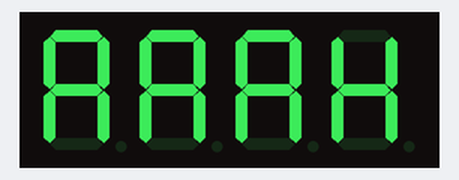
Bench run of a program on a simulated Arduino Uno, built with avr-gcc and run on an emulated ATmega328P. Shown: 4-digit seven-segment display. Wiring (inferred from the names in the program): 4-digit 7-segment display, segments lit when HIGH: segments pin 5, pin 6, pin 7, pin 8, pin 9, pin 10, pin 11, pin 12; digit selects pin 1, pin 2, pin 3, pin 4. The segment pins are drawn as the display they are named for.

Above: at 0.57 s.
At 4.86 s:
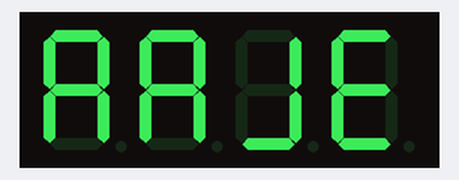
At 10.08 s:
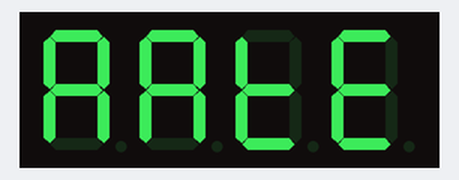
At 20.0 s:
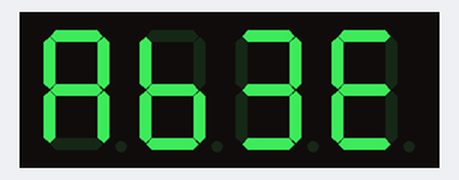
At 29.4 s:
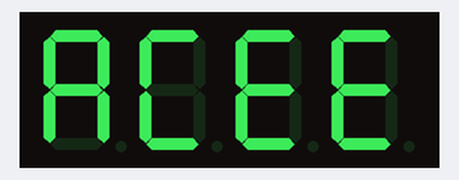
At 39.32 s:
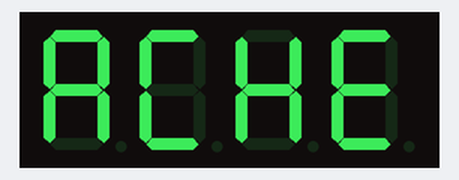

The program:

main.cpp
```cpp
#include <Arduino.h>

int position_pin[] = {1,2,3,4};               //4자리 결정 핀
int segment_pin[] = {5,6,7,8,9,10,11,12};     //세그먼트 제어 핀
const int delayTime = 5;                      //일시정지 시간
void show(int a, int b);
void show2(int a, int b);
void alpa();
void count();
void myDelay(unsigned long a);
unsigned long before = millis();
//0 ~ 9를 표현하는 세그먼트 값
byte data[] = {0xFD, 0x61, 0xDB, 0xF3, 0x67, 0xB7, 0xBF, 0xE5, 0xFF, 0xE7};
byte data2[] = {0xEE, 0x3E, 0X9C, 0x7A, 0x9E, 0x8E, 0xF6, 0x6E, 0x60, 0x70, 0x5E, 0x1C, 0xF2, 0x2A, 0xFC,
                0xCE, 0xDE, 0x0A, 0XB6, 0X1E, 0x7C, 0x38, 0x9E, 0x6E, 0x66, 0x4A};

void setup() {
  //4자리 결정 핀 출력용으로 설정
  for(int i = 0; i < 4; i++) {
     pinMode(position_pin[i], OUTPUT);
  }

  //세그먼트 제어 핀 출력용으로 설정
  for(int i = 0; i < 8; i++) {
    pinMode(segment_pin[i], OUTPUT);
  }
}

void loop() {
  // show(1,1);                //첫 번째 자리, 1출력
  // myDelay(delayTime);         //0.005초 일시정지
  // show(2,2);                //두 번째 자리, 2출력
  // myDelay(delayTime);         //0.005초 일시정지
  // show(3,3);                //세 번째 자리, 3출력
  // myDelay(delayTime);         //0.005초 일시정지
  // show(4,4);                //네 번째 자리, 4출력
  // myDelay(delayTime);
  alpa();
  //count();                //count함수 호출, count 함수 실행시 주석 해제(//를 지우면 됩니다.)
}

void show(int position, int number) {
  //4자리 중 원하는 자리 선택
  for(int i = 0; i < 4; i++) {
    if(i + 1 == position){
      digitalWrite(position_pin[i], LOW);
    } else {
      digitalWrite(position_pin[i], HIGH);
    }
  }

  //8개 세그먼트를 제어해서 원하는 숫자 출력
  for(int i = 0; i < 8; i++){
     byte segment = (data[number] & (0x01 << i)) >> i;
     if(segment == 1){
       digitalWrite(segment_pin[7 - i], HIGH);
     } else {
       digitalWrite(segment_pin[7 - i], LOW);
     }
  }
}

/*
 0001부터 하나씩 카운트하는 함수
*/
void count() {
  for(int i = 0; i < 10; i++) {
    for(int j = 0; j < 10; j++) {
      for(int k = 0; k < 10; k++) {
        for(int l = 0; l < 10; l++) {
          show(1,i);
          myDelay(delayTime);
          show(2,j);
          myDelay(delayTime);
          show(3,k);
          myDelay(delayTime);
          show(4,l);
          myDelay(delayTime);
        }
      }
    }
  }
  myDelay(1000);
}

void myDelay(unsigned long a){
  unsigned long after;
  while(1){
    after = millis();
    if(after - before >= a){
      before = after;
      break;
    }
  }
}

void show2(int position, int number) {
  //4자리 중 원하는 자리 선택
  for(int i = 0; i < 4; i++) {
    if(i + 1 == position){
      digitalWrite(position_pin[i], LOW);
    } else {
      digitalWrite(position_pin[i], HIGH);
    }
  }

  //8개 세그먼트를 제어해서 원하는 숫자 출력
  for(int i = 0; i < 8; i++){
     byte segment = (data2[number] & (0x01 << i)) >> i;
     if(segment == 1){
       digitalWrite(segment_pin[7 - i], HIGH);
     } else {
       digitalWrite(segment_pin[7 - i], LOW);
     }
  }
}

void alpa() {
  for(int i = 0; i < 26; i++) {
    for(int j = 0; j < 26; j++) {
      for(int k = 0; k < 26; k++) {
        for(int l = 0; l < 26; l++) {
          show2(1,i);
          myDelay(delayTime);
          show2(2,j);
          myDelay(delayTime);
          show2(3,k);
          myDelay(delayTime);
          show2(4,l);
          myDelay(delayTime);
        }
      }
    }
  }
  myDelay(1000);
}
```
